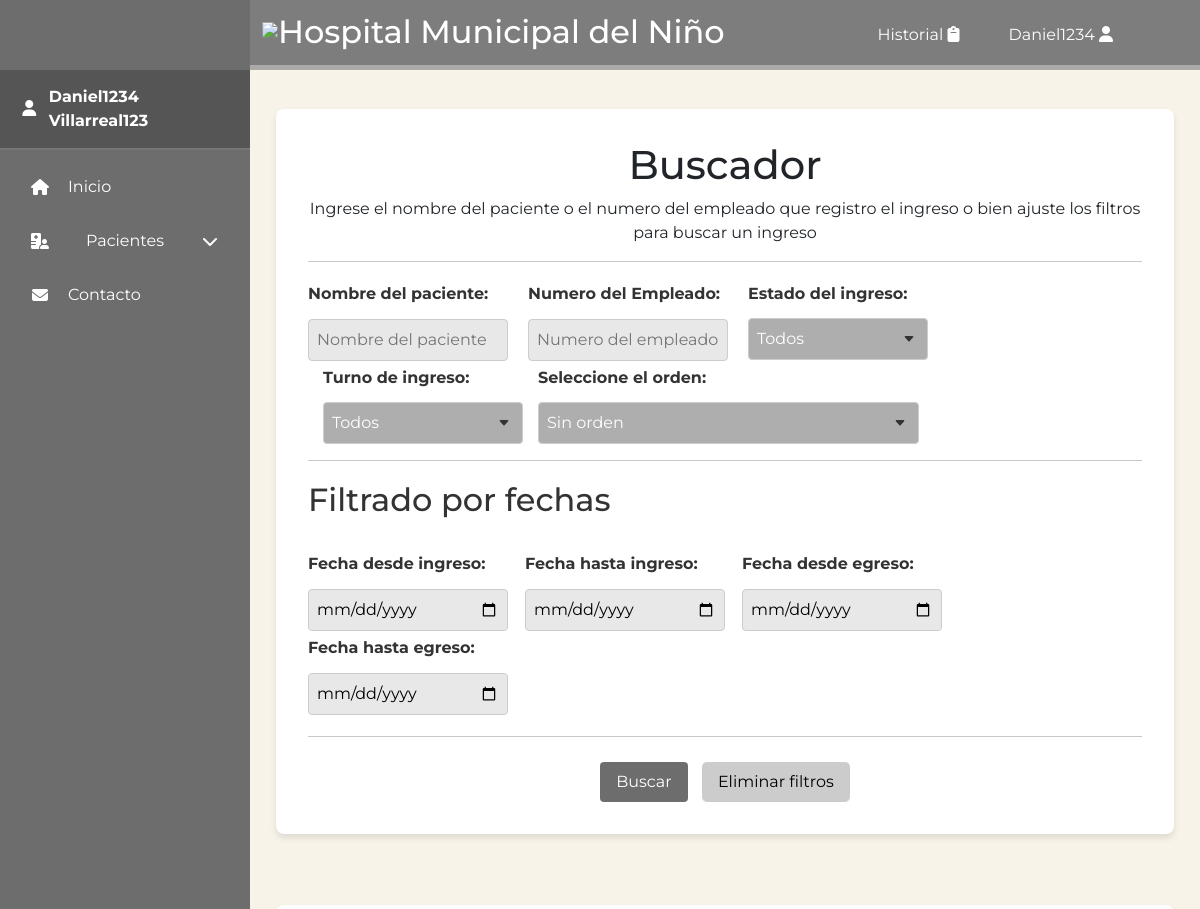
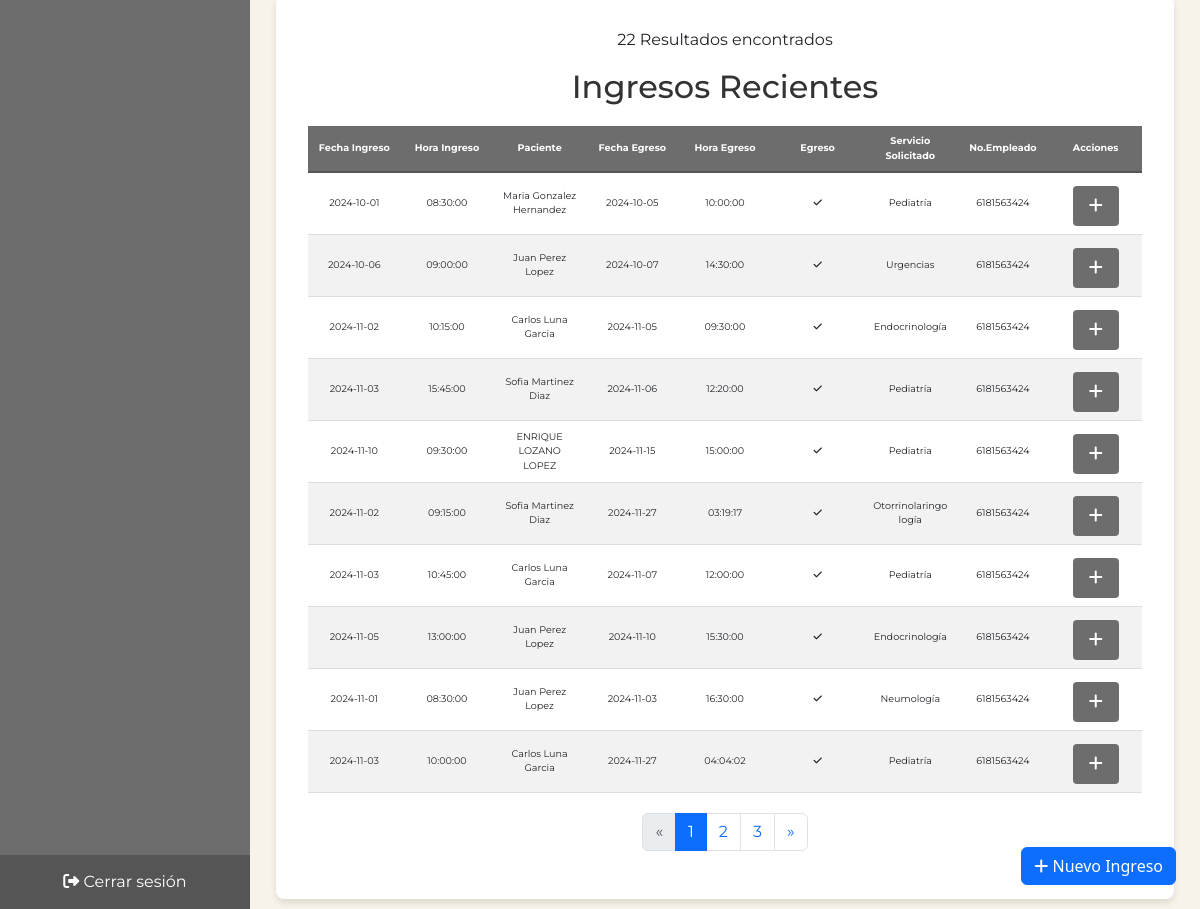
/src/views/ingresos.php (signed in), run on the app's committed database (2 pictures, top to bottom).
### tables this page shows
CREATE TABLE `ingresos` (
  `idIngreso` int(11) NOT NULL,
  `fechaIngreso` date DEFAULT NULL,
  `horaIngreso` time DEFAULT NULL,
  `fechaEgreso` date DEFAULT NULL,
  `horaEgreso` time DEFAULT NULL,
  `egreso` tinyint(1) DEFAULT NULL,
  `motivo` text DEFAULT NULL,
  `servicioSolicita` varchar(50) DEFAULT NULL,
  `turno` enum('MATUTINO','VESPERTINO','NOCTURNO') NOT NULL,
  `fkIdPaciente` int(11) DEFAULT NULL,
  `fkIdUsuario` int(11) DEFAULT NULL
);

CREATE TABLE `paciente` (
  `idPaciente` int(11) NOT NULL,
  `noRegistro` varchar(10) NOT NULL,
  `curp` varchar(110) NOT NULL,
  `nombres` varchar(50) DEFAULT NULL,
  `apellidoPaterno` varchar(50) DEFAULT NULL,
  `apellidoMaterno` varchar(50) DEFAULT NULL,
  `fechaNacimiento` date DEFAULT NULL,
  `pais` varchar(50) NOT NULL,
  `estado` varchar(50) NOT NULL,
  `municipio` varchar(50) NOT NULL,
  `sexo` enum('MASCULINO','FEMENINO') DEFAULT NULL,
  `edad` int(11) DEFAULT NULL,
  `calleDireccion` varchar(50) NOT NULL,
  `numeroDireccion` varchar(50) NOT NULL,
  `coloniaDireccion` varchar(50) NOT NULL,
  `derechoHabiente` varchar(20) DEFAULT NULL,
  `dx` text NOT NULL,
  `observaciones` text NOT NULL,
  `status` tinyint(1) NOT NULL
);

CREATE TABLE `empleado` (
  `idEmpleado` int(11) NOT NULL,
  `nombres` varchar(50) NOT NULL,
  `apellidoPaterno` varchar(50) NOT NULL,
  `apellidoMaterno` varchar(50) NOT NULL,
  `calleDireccion` varchar(50) NOT NULL,
  `numeroDireccion` varchar(50) NOT NULL,
  `coloniaDireccion` varchar(50) NOT NULL,
  `telefono` varchar(10) NOT NULL,
  `email` varchar(50) NOT NULL,
  `especialidad` enum('CARDIOLOGIA','PEDIATRIA','NEUROLOGIA') NOT NULL
);

### src/views/ingresos.php (the view, shortened to what this page needs)
<?php
include_once('cabecera.php');
include_once('../controladores/tabla_ingresos.php');
?>
<section class="main-content">
    <div class="content-grid">
        <div class="contentbox patient-info">
            <h1>Buscador</h1>
            <p>Ingrese el nombre del paciente o el numero del empleado que registro el ingreso o bien ajuste los filtros para buscar un ingreso</p>
            <hr>
            <form method="GET" action="ingresos.php">
                <div class="form-row">
                    <div class="form-group-filter">
                        <label>Nombre del paciente:</label>
                        <input type="text" placeholder="Nombre del paciente" name="buscar" id="buscar" value="<?php echo $_GET["buscar"] ?? ''; ?>">
                    </div>
                    <div class="form-group-filter">
                        <label>Numero del Empleado:</label>
                        <input type="text" placeholder="Numero del empleado" name="buscarempleado" id="buscarempleado" value="<?php echo $_GET["buscarempleado"] ?? ''; ?>">
                    </div>
                    <div class="form-group-filter">
                        <label>Estado del ingreso:</label>
                        <select name="estadoingreso" id="status-item" id="estadoingreso">
                            <option value="">Todos</option>
                        </select>
                    </div>
                    <div class="form-group-filter" style="margin-left: 15px;">
                        <label>Turno de ingreso:</label>
                        <select name="turnoingreso" id="status-item" id="turnoingreso">
                            <option value="">Todos</option>
                        </select>
                    </div>
                    <div class="form-group-filter" style="margin-left: 15px;">
                        <label>Seleccione el orden:</label>
                        <select name="orden" id="status-item" id="orden" style="min-width: 300px;">
                            <option value="">Sin orden</option>
                        </select>
                    </div>
                </div>
                <hr>
                <div class="form-row">
                    <div class="form-group-filter">
                        <h2>Filtrado por fechas</h2>
                    </div>
                </div>
                <div class="form-row">
                    <div class="form-group-filter">
                        <label>Fecha desde ingreso:</label>
                        <input type="date" placeholder="Fecha de ingreso desde" name="buscarfechadesdeingreso" id="buscarfechadesdeingreso" style="margin-right: 50px;" value="<?php echo $_GET["buscarfechadesdeingreso"] ?? ''; ?>">
                    </div>
                    <div class="form-group-filter">
                        <label>Fecha hasta ingreso:</label>
                        <input type="date" placeholder="Fecha de ingreso hasta" name="buscarfechahastaingreso" id="buscarfechahastaingreso" style="margin-right: 50px;" value="<?php echo $_GET["buscarfechahastaingreso"] ?? ''; ?>">
                    </div>
                    <div class="form-group-filter">
                        <label>Fecha desde egreso:</label>
                        <input type="date" placeholder="Fecha de egreso desde" name="buscarfechadesdeegreso" id="buscarfechadesdeegreso" style="margin-right: 50px;" value="<?php echo $_GET["buscarfechadesdeegreso"] ?? ''; ?>">
                    </div>
                    <div class="form-group-filter">
                        <label>Fecha hasta egreso:</label>
                        <input type="date" placeholder="Fecha de hasta hasta" name="buscarfechahastaegreso" id="buscarfechahastaegreso" style="margin-right: 50px;" value="<?php echo $_GET["buscarfechahastaegreso"] ?? ''; ?>">
                    </div>
                </div>
                <hr>
                <button type="submit">Buscar</button>
                <a href="ingresos.php" class="btn-reset">Eliminar filtros</a>
            </form>
        </div>
    </div>
</section>
<section class="main-content">
    <div class="content-grid">
        <div class="contentbox patient-info">
            <p><?php echo $rowCount ?> Resultados encontrados</p>
            <h2>Ingresos Recientes</h2>
            <table class="recent-changes-history-table" id="tabla_ingresos">
                <thead>
                    <tr>
                        <th>Fecha Ingreso</th>
                        <th>Hora Ingreso</th>
                        <th>Paciente</th>
                        <th>Fecha Egreso</th>
                        <th>Hora Egreso</th>
                        <th>Egreso</th>
                        <th>Servicio Solicitado</th>
                        <th>No.Empleado</th>
                        <th>Acciones</th>
                    </tr>
                </thead>
                <tbody>
                    <?php
                    foreach ($ingresos as $ingreso) {
                    ?>
                        <tr>
                            <td><?php echo $ingreso['fechaIngreso'] ?></td>
                            <td><?php echo $ingreso['horaIngreso'] ?></td>
                            <td><?php echo $ingreso['nombrePaciente'] . " " . $ingreso['apellidoPaternoPaciente'] . " " . $ingreso['apellidoMaternoPaciente'] ?></td>
                            <td><?php echo $ingreso['fechaEgreso'] ?></td>
                            <td><?php echo $ingreso['horaEgreso'] ?></td>
                            <td><?php
                                if ($ingreso['egreso'] == 1) {
                                ?> <i class="fa-solid fa-check"></i>
                                <?php
                                } else {
                                ?> <i class="fa-solid fa-xmark"></i>
                                <?php
                                }
                                ?></td>
                            <td><?php echo $ingreso['servicioSolicita'] ?></td>
                            <td><?php echo $ingreso['idEmpleado'] ?></td>
                            <td>
                                <?php if (isset($ingreso['fkIdPaciente'])): ?>
                                    <button title="Mas informacion" type="button" class="btn btn-primary" data-bs-toggle="modal" data-bs-target="#exampleModalCenter" data-fk-id-paciente="<?php echo $ingreso['fkIdPaciente']; ?>"><i class="fa-solid fa-plus"></i></button>
                                                        <?php include('pacientes_emergente.php'); ?>
                                <?php else: ?>
                                    <span>No disponible</span>
                                <?php endif; ?>
                            </td>
                        </tr>
                    <?php } ?>
                </tbody>
            </table>
            <nav aria-label="Page navigation">
                <ul class="pagination justify-content-center">
                    <li class="page-item <?php echo $pagina <= 1 ? 'disabled' : ''; ?>">
                        <a class="page-link" href="?<?php echo http_build_query(array_merge($_GET, ['pagina' => $pagina - 1])); ?>" aria-label="Previous">
                            <span aria-hidden="true">&laquo;</span>
                        </a>
                    </li>
                    <?php for ($i = 1; $i <= $paginas_totales; $i++): ?>
                        <li class="page-item <?php echo $i == $pagina ? 'active' : ''; ?>">
                            <a class="page-link" href="?<?php echo http_build_query(array_merge($_GET, ['pagina' => $i])); ?>"><?php echo $i; ?></a>
                        </li>
                    <?php endfor; ?>
                    <li class="page-item <?php echo $pagina >= $paginas_totales ? 'disabled' : ''; ?>">
                        <a class="page-link" href="?<?php echo http_build_query(array_merge($_GET, ['pagina' => $pagina + 1])); ?>" aria-label="Next">
                            <span aria-hidden="true">&raquo;</span>
                        </a>
                    </li>
                </ul>
            </nav>
        </div>
    </div>
</section>
</body>
</html>

### src/controladores/tabla_ingresos.php (shortened to what this page needs)
<?php
try {
    $conn = new conn();
    $pdo = $conn->connect();
    $registros_por_pagina = 10;
    $pagina = isset($_GET['pagina']) ? (int)$_GET['pagina'] : 1;
    $offset = ($pagina - 1) * $registros_por_pagina;
    $query = "
        SELECT ingresos.*,
            paciente.nombres AS nombrePaciente,
            paciente.apellidoPaterno AS apellidoPaternoPaciente,
            paciente.apellidoMaterno AS apellidoMaternoPaciente,
            empleado.nombres AS nombreEmpleado,
            empleado.apellidoPaterno AS apellidoPaternoEmpleado,
            empleado.telefono AS idEmpleado
        FROM ingresos
        JOIN paciente ON ingresos.fkIdPaciente = paciente.idPaciente
        JOIN usuarios ON ingresos.fkIdUsuario = usuarios.idUsuario
        JOIN empleado ON usuarios.fkIdEmpleado = empleado.idEmpleado
        WHERE 1=1
    ";
    $query .= " LIMIT :limit OFFSET :offset";
    $stmt = $pdo->prepare($query);
    $stmt->bindValue(':limit', (int)$registros_por_pagina, PDO::PARAM_INT);
    $stmt->bindValue(':offset', (int)$offset, PDO::PARAM_INT);
    $stmt->execute();
    $ingresos = $stmt->fetchAll(PDO::FETCH_ASSOC);
    $countQuery = "
        SELECT COUNT(*)
        FROM ingresos
        JOIN paciente ON ingresos.fkIdPaciente = paciente.idPaciente
        JOIN usuarios ON ingresos.fkIdUsuario = usuarios.idUsuario
        JOIN empleado ON usuarios.fkIdEmpleado = empleado.idEmpleado
        WHERE 1=1
    ";
    $stmtCount = $pdo->prepare($countQuery);
    $stmtCount->execute();
    $rowCount = $stmtCount->fetchColumn();
    $paginas_totales = ceil($rowCount / $registros_por_pagina);
} catch (\Throwable $th) {
    echo "<script src='https://cdn.jsdelivr.net/npm/sweetalert2@11'></script>
          <script>
              Swal.fire({
                  icon: 'error',
                  title: 'Error en la obtención de los registros',
                  text: 'Porfavor intente con otro registro o mas tarde',
                  confirmButtonText: 'OK'
              }).then(() => {
                  window.location.href = '../views/ingresos.php';
              });
          </script>";
    exit();
}
foreach ($ingresos as $ingreso) {
    echo "Nombre: " . htmlspecialchars($ingreso['nombrePaciente']);
}
?>

### data on the page
ingresos: fkIdPaciente.nombres "Maria", fechaIngreso "2024-10-01", horaIngreso "08:30:00", fkIdPaciente.apellidoPaterno "Gonzalez", fkIdPaciente.apellidoMaterno "Hernandez", fechaEgreso "2024-10-05", horaEgreso "10:00:00", egreso 1 (drawn), servicioSolicita "Pediatría", empleado.telefono "6181563424"
ingresos: fechaIngreso "2024-10-06", horaIngreso "09:00:00", fkIdPaciente.nombres "Juan", fkIdPaciente.apellidoPaterno "Perez", fkIdPaciente.apellidoMaterno "Lopez", fechaEgreso "2024-10-07", horaEgreso "14:30:00", egreso 1 (drawn), servicioSolicita "Urgencias", empleado.telefono "6181563424"
ingresos: fkIdPaciente.nombres "Carlos", fechaIngreso "2024-11-02", horaIngreso "10:15:00", fkIdPaciente.apellidoPaterno "Luna", fkIdPaciente.apellidoMaterno "Garcia", fechaEgreso "2024-11-05", horaEgreso "09:30:00", egreso 1 (drawn), servicioSolicita "Endocrinología", empleado.telefono "6181563424"
ingresos: fkIdPaciente.nombres "Sofia", fechaIngreso "2024-11-03", horaIngreso "15:45:00", fkIdPaciente.apellidoPaterno "Martinez", fkIdPaciente.apellidoMaterno "Diaz", fechaEgreso "2024-11-06", horaEgreso "12:20:00", egreso 1 (drawn), servicioSolicita "Pediatría", empleado.telefono "6181563424"
ingresos: fkIdPaciente.nombres "Juan", fechaIngreso "2024-11-05", horaIngreso "13:00:00", fkIdPaciente.apellidoPaterno "Perez", fkIdPaciente.apellidoMaterno "Lopez", fechaEgreso "2024-11-10", horaEgreso "15:30:00", egreso 1 (drawn), servicioSolicita "Endocrinología", empleado.telefono "6181563424"
ingresos: fkIdPaciente.nombres "Juan", fechaIngreso "2024-11-01", horaIngreso "08:30:00", fkIdPaciente.apellidoPaterno "Perez", fkIdPaciente.apellidoMaterno "Lopez", fechaEgreso "2024-11-03", horaEgreso "16:30:00", egreso 1 (drawn), servicioSolicita "Neumología", empleado.telefono "6181563424"
ingresos: fkIdPaciente.nombres "Carlos", fechaIngreso "2024-11-03", horaIngreso "10:00:00", fkIdPaciente.apellidoPaterno "Luna", fkIdPaciente.apellidoMaterno "Garcia", fechaEgreso "2024-11-27", horaEgreso "04:04:02", egreso 1 (drawn), servicioSolicita "Pediatría", empleado.telefono "6181563424"
ingresos: fechaIngreso "2024-11-10", horaIngreso "09:30:00", fkIdPaciente.nombres "ENRIQUE", fkIdPaciente.apellidoPaterno "LOZANO", fkIdPaciente.apellidoMaterno "LOPEZ", fechaEgreso "2024-11-15", horaEgreso "15:00:00", egreso 1 (drawn), servicioSolicita "Pediatria", empleado.telefono "6181563424"
ingresos: fechaIngreso "2024-11-02", horaIngreso "09:15:00", fkIdPaciente.nombres "Sofia", fkIdPaciente.apellidoPaterno "Martinez", fkIdPaciente.apellidoMaterno "Diaz", fechaEgreso "2024-11-27", horaEgreso "03:19:17", egreso 1 (drawn), servicioSolicita "Otorrinolaringología", empleado.telefono "6181563424"
ingresos: fechaIngreso "2024-11-03", horaIngreso "10:45:00", fkIdPaciente.nombres "Carlos", fkIdPaciente.apellidoPaterno "Luna", fkIdPaciente.apellidoMaterno "Garcia", fechaEgreso "2024-11-07", horaEgreso "12:00:00", egreso 1 (drawn), servicioSolicita "Pediatría", empleado.telefono "6181563424"

### other printed values
$_SESSION['nombreEmpleado'] "Daniel1234"
$_SESSION['apellidoPaternoEmpleado'] "Villarreal123"
$rowCount "22"
